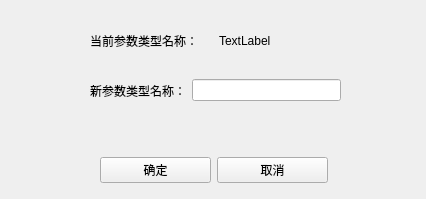
<?xml version="1.0" encoding="UTF-8"?>
<ui version="4.0">
 <class>UpdateSettingNameWindow</class>
 <widget class="QWidget" name="UpdateSettingNameWindow">
  <property name="geometry">
   <rect>
    <x>0</x>
    <y>0</y>
    <width>426</width>
    <height>199</height>
   </rect>
  </property>
  <property name="windowTitle">
   <string>修改参数名称界面</string>
  </property>
  <widget class="QWidget" name="horizontalLayoutWidget">
   <property name="geometry">
    <rect>
     <x>100</x>
     <y>150</y>
     <width>228</width>
     <height>41</height>
    </rect>
   </property>
   <layout class="QHBoxLayout" name="horizontalLayout">
    <item>
     <widget class="QPushButton" name="pushButtonConfirm">
      <property name="text">
       <string>确定</string>
      </property>
     </widget>
    </item>
    <item>
     <widget class="QPushButton" name="pushButtonCancel">
      <property name="text">
       <string>取消</string>
      </property>
     </widget>
    </item>
   </layout>
  </widget>
  <widget class="QWidget" name="horizontalLayoutWidget_2">
   <property name="geometry">
    <rect>
     <x>90</x>
     <y>70</y>
     <width>251</width>
     <height>41</height>
    </rect>
   </property>
   <layout class="QHBoxLayout" name="horizontalLayout_2">
    <item>
     <widget class="QLabel" name="label_1">
      <property name="text">
       <string>新参数类型名称：</string>
      </property>
     </widget>
    </item>
    <item>
     <widget class="QLineEdit" name="lineEditUpdatedName"/>
    </item>
   </layout>
  </widget>
  <widget class="QWidget" name="horizontalLayoutWidget_3">
   <property name="geometry">
    <rect>
     <x>90</x>
     <y>20</y>
     <width>251</width>
     <height>41</height>
    </rect>
   </property>
   <layout class="QHBoxLayout" name="horizontalLayout_3">
    <item>
     <widget class="QLabel" name="label_2">
      <property name="text">
       <string>当前参数类型名称：</string>
      </property>
     </widget>
    </item>
    <item>
     <widget class="QLabel" name="labelCurrentName">
      <property name="text">
       <string>TextLabel</string>
      </property>
     </widget>
    </item>
   </layout>
  </widget>
 </widget>
 <resources/>
 <connections/>
</ui>
